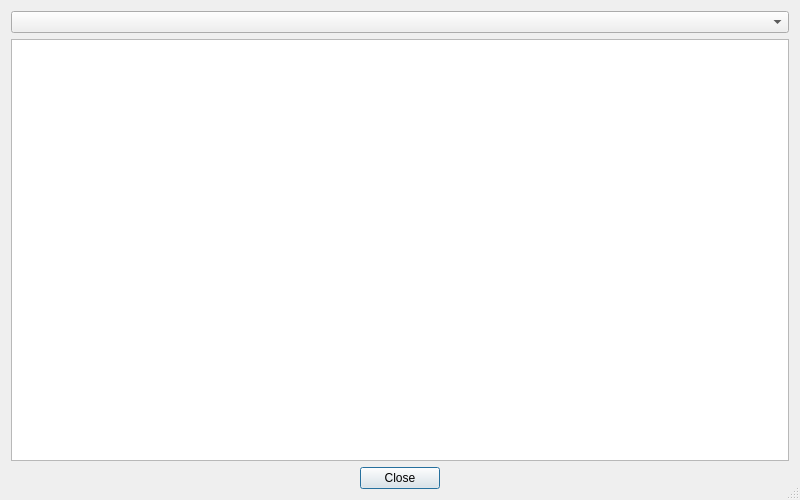
<?xml version="1.0" encoding="UTF-8"?>
<ui version="4.0">
 <class>GTableDialogClass</class>
 <widget class="QDialog" name="GTableDialogClass">
  <property name="geometry">
   <rect>
    <x>0</x>
    <y>0</y>
    <width>800</width>
    <height>500</height>
   </rect>
  </property>
  <property name="windowTitle">
   <string>UCC Results</string>
  </property>
  <property name="windowIcon">
   <iconset resource="gucc.qrc">
    <normaloff>:/images/gucc.png</normaloff>:/images/gucc.png</iconset>
  </property>
  <property name="sizeGripEnabled">
   <bool>true</bool>
  </property>
  <layout class="QVBoxLayout" name="verticalLayout">
   <item>
    <widget class="QComboBox" name="cboResultsSelect"/>
   </item>
   <item>
    <widget class="QTableWidget" name="tblResults">
     <property name="selectionMode">
      <enum>QAbstractItemView::SingleSelection</enum>
     </property>
    </widget>
   </item>
   <item>
    <layout class="QHBoxLayout" name="horizontalLayout">
     <item>
      <spacer name="horizontalSpacer">
       <property name="orientation">
        <enum>Qt::Horizontal</enum>
       </property>
       <property name="sizeHint" stdset="0">
        <size>
         <width>40</width>
         <height>20</height>
        </size>
       </property>
      </spacer>
     </item>
     <item>
      <widget class="QPushButton" name="btnClose">
       <property name="text">
        <string>Close</string>
       </property>
      </widget>
     </item>
     <item>
      <spacer name="horizontalSpacer_2">
       <property name="orientation">
        <enum>Qt::Horizontal</enum>
       </property>
       <property name="sizeHint" stdset="0">
        <size>
         <width>40</width>
         <height>20</height>
        </size>
       </property>
      </spacer>
     </item>
    </layout>
   </item>
  </layout>
 </widget>
 <resources>
  <include location="gucc.qrc"/>
 </resources>
 <connections>
  <connection>
   <sender>btnClose</sender>
   <signal>clicked()</signal>
   <receiver>GTableDialogClass</receiver>
   <slot>accept()</slot>
   <hints>
    <hint type="sourcelabel">
     <x>430</x>
     <y>476</y>
    </hint>
    <hint type="destinationlabel">
     <x>506</x>
     <y>469</y>
    </hint>
   </hints>
  </connection>
 </connections>
 <slots>
  <slot>closeWin()</slot>
 </slots>
</ui>
